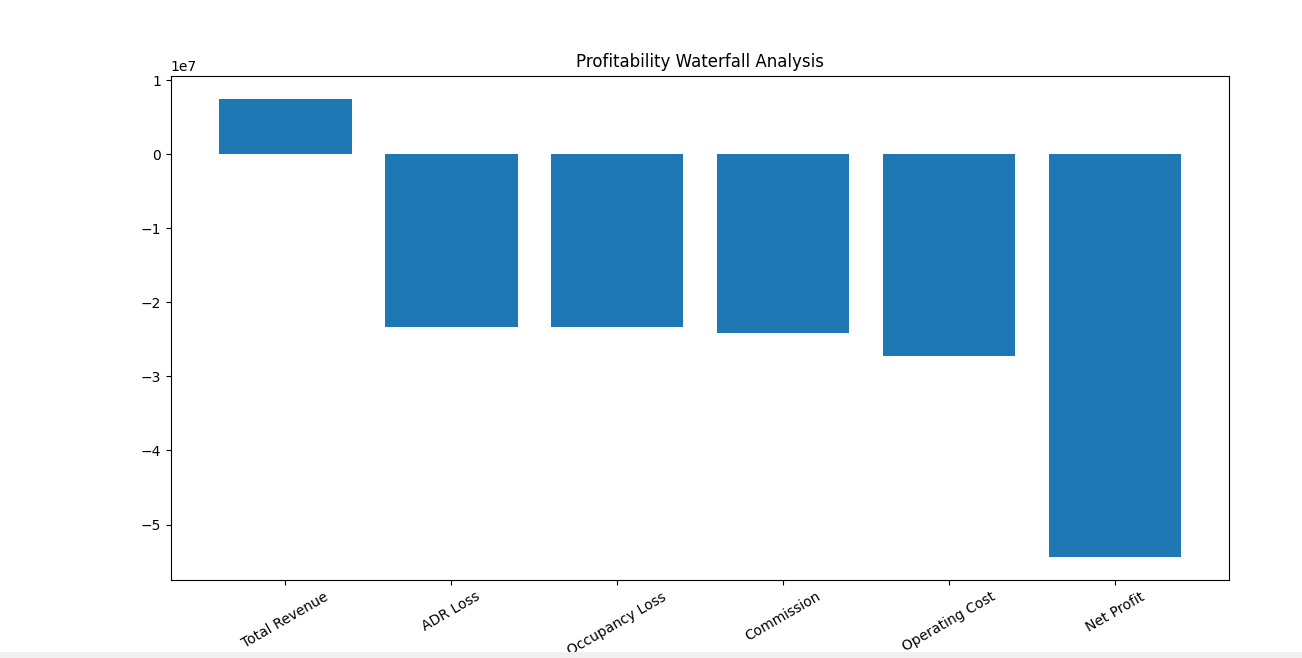

Reproduce this figure in Python.
import pandas as pd
import matplotlib.pyplot as plt

# 📂 Load dataset
file_path = r"C:\Users\HP\Music\new project\#3 — STR  CoStar\hotel_bookings.csv"
df = pd.read_csv(file_path)

# -------------------------------
# 🧹 DATA PREP
# -------------------------------

# Remove cancelled
df = df[df['is_canceled'] == 0]

# Occupancy
df['is_occupied'] = 1

# -------------------------------
# 📊 BASE METRICS
# -------------------------------

total_revenue = df['adr'].sum()

avg_adr = df['adr'].mean()
max_adr = df['adr'].max()

# ADR compression (gap from potential)
adr_loss = (max_adr - avg_adr) * len(df)

# Occupancy loss (proxy)
occupancy_rate = df['is_occupied'].mean()
occupancy_loss = (1 - occupancy_rate) * total_revenue

# Commission loss
def commission(channel):
    return 0.15 if channel in ['TA/TO', 'GDS'] else 0

df['commission'] = df['distribution_channel'].apply(commission)
commission_loss = (df['adr'] * df['commission']).sum()

# Operating cost (assumption)
operating_cost = total_revenue * 0.4

# Net profit
net_profit = total_revenue - adr_loss - occupancy_loss - commission_loss - operating_cost

# -------------------------------
# 📊 WATERFALL DATA
# -------------------------------

labels = [
    'Total Revenue',
    'ADR Loss',
    'Occupancy Loss',
    'Commission',
    'Operating Cost',
    'Net Profit'
]

values = [
    total_revenue,
    -adr_loss,
    -occupancy_loss,
    -commission_loss,
    -operating_cost,
    net_profit
]

# -------------------------------
# 📈 PLOT WATERFALL
# -------------------------------

plt.figure(figsize=(10,5))

running_total = [values[0]]

for i in range(1, len(values)):
    running_total.append(running_total[i-1] + values[i])

plt.bar(labels, running_total)

plt.title("Profitability Waterfall Analysis")
plt.xticks(rotation=30)

plt.show()
